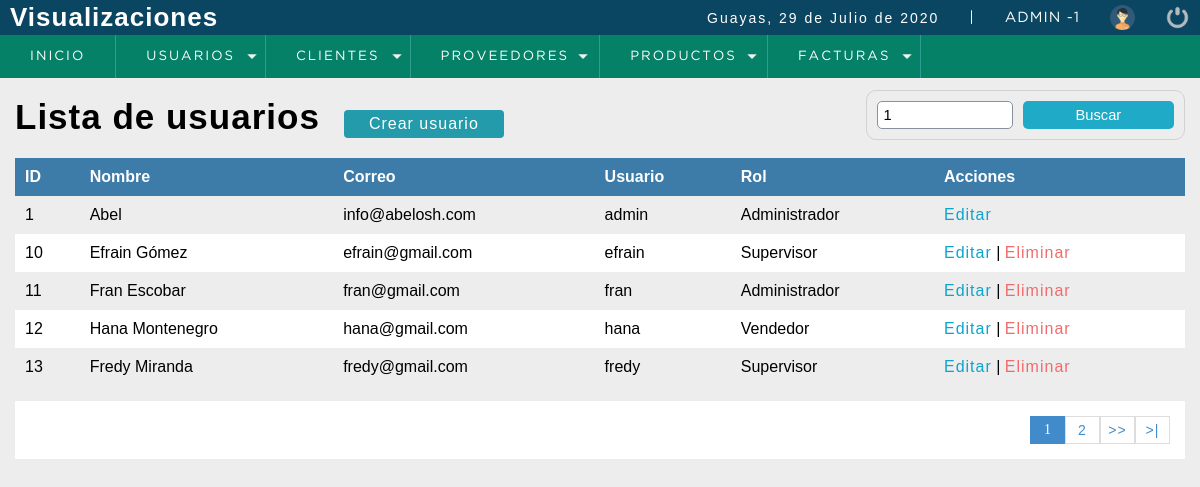
The app's page /sistema/buscar_usuario.php?busqueda=1 (signed in) with its own data.
### tables this page shows
CREATE TABLE `usuario` (
  `idusuario` int(11) NOT NULL,
  `nombre` varchar(50) DEFAULT NULL,
  `correo` varchar(100) DEFAULT NULL,
  `usuario` varchar(15) DEFAULT NULL,
  `clave` varchar(100) DEFAULT NULL,
  `rol` int(11) DEFAULT NULL,
  `estatus` int(11) NOT NULL DEFAULT '1'
);

CREATE TABLE `rol` (
  `idrol` int(11) NOT NULL,
  `rol` varchar(20) DEFAULT NULL
);

### sistema/buscar_usuario.php (the view, shortened to what this page needs)
<?php
	include "../conexion.php";
 ?>
<!DOCTYPE html>
<html lang="en">
<head>
	<?php include "includes/scripts.php"; ?>
</head>
<body>
	<?php include "includes/header.php"; ?>
	<section id="container">
		<?php
			$busqueda = strtolower($_REQUEST['busqueda']);
		 ?>
		<h1>Lista de usuarios</h1>
		<a href="registro_usuario.php" class="btn_new">Crear usuario</a>
		<form action="buscar_usuario.php" method="get" class="form_search">
			<input type="text" name="busqueda" id="busqueda" placeholder="Buscar" value="<?php echo $busqueda; ?>">
			<input type="submit" value="Buscar" class="btn_search">
		</form>
		<table>
			<tr>
				<th>ID</th>
				<th>Nombre</th>
				<th>Correo</th>
				<th>Usuario</th>
				<th>Rol</th>
				<th>Acciones</th>
			</tr>
		<?php
			$rol = '';
			$sql_registe = mysqli_query($conection,"SELECT COUNT(*) as total_registro FROM usuario
																WHERE ( idusuario LIKE '%$busqueda%' OR
																		nombre LIKE '%$busqueda%' OR
																		correo LIKE '%$busqueda%' OR
																		usuario LIKE '%$busqueda%'
																		$rol  )
																AND estatus = 1  ");
			$result_register = mysqli_fetch_array($sql_registe);
			$total_registro = $result_register['total_registro'];
			$por_pagina = 5;
			if(empty($_GET['pagina']))
			{
				$pagina = 1;
			}else{
				$pagina = $_GET['pagina'];
			}
			$desde = ($pagina-1) * $por_pagina;
			$total_paginas = ceil($total_registro / $por_pagina);
			$query = mysqli_query($conection,"SELECT u.idusuario, u.nombre, u.correo, u.usuario, r.rol FROM usuario u INNER JOIN rol r ON u.rol = r.idrol
										WHERE
										( u.idusuario LIKE '%$busqueda%' OR
											u.nombre LIKE '%$busqueda%' OR
											u.correo LIKE '%$busqueda%' OR
											u.usuario LIKE '%$busqueda%' OR
											r.rol    LIKE  '%$busqueda%' )
										AND
										estatus = 1 ORDER BY u.idusuario ASC LIMIT $desde,$por_pagina
				");
			$result = mysqli_num_rows($query);
			if($result > 0){
				while ($data = mysqli_fetch_array($query)) {
			?>
				<tr>
					<td><?php echo $data["idusuario"]; ?></td>
					<td><?php echo $data["nombre"]; ?></td>
					<td><?php echo $data["correo"]; ?></td>
					<td><?php echo $data["usuario"]; ?></td>
					<td><?php echo $data['rol'] ?></td>
					<td>
						<a class="link_edit" href="editar_usuario.php?id=<?php echo $data["idusuario"]; ?>">Editar</a>
					<?php if($data["idusuario"] != 1){ ?>
						|
						<a class="link_delete" href="eliminar_confirmar_usuario.php?id=<?php echo $data["idusuario"]; ?>">Eliminar</a>
					<?php } ?>
					</td>
				</tr>
		<?php
				}
			}
		 ?>
		</table>
<?php
	if($total_registro != 0)
	{
 ?>
		<div class="paginador">
			<ul>
			<?php
				for ($i=1; $i <= $total_paginas; $i++) {
					if($i == $pagina)
					{
						echo '<li class="pageSelected">'.$i.'</li>';
					}else{
						echo '<li><a href="?pagina='.$i.'&busqueda='.$busqueda.'">'.$i.'</a></li>';
					}
				}
				if($pagina != $total_paginas)
				{
			 ?>
				<li><a href="?pagina=<?php echo $pagina + 1; ?>&busqueda=<?php echo $busqueda; ?>">>></a></li>
				<li><a href="?pagina=<?php echo $total_paginas; ?>&busqueda=<?php echo $busqueda; ?> ">>|</a></li>
			<?php } ?>
			</ul>
		</div>
<?php } ?>
	</section>
</body>
</html>

### sistema/css/style.css (style rules this page uses)
* { margin: 0; padding: 0; box-sizing: border-box; }
body { background: #ededed; }
h1, h2, h3, h4, h5, h6 { font-family: 'arial'; font-weight: bold; letter-spacing: 1px; }
h1 { font-size: 26px; }
a { text-decoration: none; font-family: arial; letter-spacing: 1px; }
#container { padding: 90px 15px 15px; }
form { background: #FFF; margin: auto; padding: 20px 50px; border: 1px solid #d1d1d1; }
input,select { display: block; width: 100%; font-size: 11pt; padding: 5px; border: 1px solid #85929e; border-radius: 5px; }
#container h1 { font-size: 35px; display: inline-block; }
.btn_new { display: inline-block; background: #239baa; color: #FFF; padding: 5px 25px; border-radius: 4px; margin: 20px; }
table { border-collapse: collapse; font-size: 12pt; font-family: 'arial'; width: 100%; }
table th { text-align: left; padding: 10px; background: #3d7ba8; color: #FFF; }
table tr:nth-child(odd) { background: #FFF; }
table td { padding: 10px; }
.link_edit { color: #0ca4ce; }
.link_delete { color: #f26b6b; }
.paginador ul { padding: 15px; list-style: none; background: #FFF; margin-top: 15px; display: -webkit-flex; display: -moz-flex; display: -ms-flex; display: -o-flex; display: flex; justify-content: flex-end; }
.paginador a, .pageSelected { color: #428bca; border: 1px solid #ddd; padding: 5px; display: inline-block; font-size: 14px; text-align: center; width: 35px; }
.pageSelected { color: #FFF; background: #428bca; border: 1px solid #428bca; }
.form_search { display: -webkit-flex; display: -moz-flex; display: -ms-flex; display: -o-flex; display: flex; float: right; background: initial; padding: 10px; border-radius: 10px; }
.form_search .btn_search { background: #1faac8; color: #FFF; padding: 0 20px; border: 0; cursor: pointer; margin-left: 10px; }

### records on screen
usuario: idusuario "1", nombre "Abel", correo "info@abelosh.com", usuario "admin", rol.rol "Administrador"
usuario: idusuario "10", nombre "Efrain Gómez", correo "efrain@gmail.com", usuario "efrain", rol.rol "Supervisor"
usuario: idusuario "11", nombre "Fran Escobar", correo "fran@gmail.com", usuario "fran", rol.rol "Administrador"
usuario: idusuario "12", nombre "Hana Montenegro", correo "hana@gmail.com", usuario "hana", rol.rol "Vendedor"
usuario: idusuario "13", nombre "Fredy Miranda", correo "fredy@gmail.com", usuario "fredy", rol.rol "Supervisor"

### other values on screen
fechaC() "29 de Julio de 2020"
$_SESSION['user'] "ADMIN"
$_SESSION['rol'] "1"
